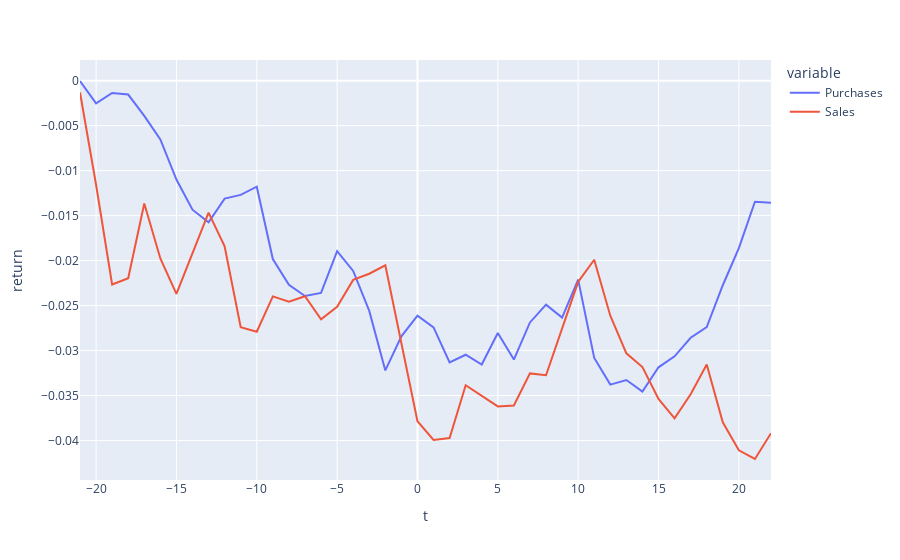

Write notebook code for a chart like this one.
### Code cell
def cumulative_returns_avg_by_ticker(tr_type):
    daily = daily_returns[daily_returns['type'] == tr_type].drop(columns=['type', 'amount'])
    cumulative = daily.copy()
    cumulative.iloc[:,:-1] = (daily.iloc[:,:-1]+1).cumprod(axis=1)
    return cumulative.groupby('ticker').mean().mean() - 1

df = pd.DataFrame({"Purchases": cumulative_returns_avg_by_ticker('Purchase'), "Sales": cumulative_returns_avg_by_ticker('Sale')})
px.line(df, labels={"index":"t", "value": "return"})

### Figure 1 — Plotly figure (JSON) as saved in the notebook; plotly's stock layout.template omitted (floating-point values rounded to 4 significant figures)
{"data": [{"hovertemplate": "variable=Purchases<br>t=%{x}<br>return=%{y}<extra></extra>", "legendgroup": "Purchases", "line": {"color": "#636efa", "dash": "solid"}, "mode": "lines", "name": "Purchases", "orientation": "v", "showlegend": true, "type": "scatter", "x": [-21, -20, -19, -18, -17, -16, -15, -14, -13, -12, -11, -10, -9, -8, -7, -6, -5, -4, -3, -2, -1, 0, 1, 2, 3, 4, 5, 6, 7, 8, 9, 10, 11, 12, 13, 14, 15, 16, 17, 18, 19, 20, 21, 22], "xaxis": "x", "y": [-3.435e-05, -0.002519, -0.001365, -0.001542, -0.003907, -0.006525, -0.01099, -0.01434, -0.01573, -0.01311, -0.0127, -0.01178, -0.01982, -0.02269, -0.02393, -0.0236, -0.01895, -0.02115, -0.0256, -0.03221, -0.02842, -0.02612, -0.02743, -0.03132, -0.03047, -0.03155, -0.02804, -0.03101, -0.02688, -0.0249, -0.02634, -0.02212, -0.03083, -0.03379, -0.03328, -0.03456, -0.03186, -0.03064, -0.02858, -0.02739, -0.02274, -0.01862, -0.01345, -0.01356], "yaxis": "y"}, {"hovertemplate": "variable=Sales<br>t=%{x}<br>return=%{y}<extra></extra>", "legendgroup": "Sales", "line": {"color": "#EF553B", "dash": "solid"}, "mode": "lines", "name": "Sales", "orientation": "v", "showlegend": true, "type": "scatter", "x": [-21, -20, -19, -18, -17, -16, -15, -14, -13, -12, -11, -10, -9, -8, -7, -6, -5, -4, -3, -2, -1, 0, 1, 2, 3, 4, 5, 6, 7, 8, 9, 10, 11, 12, 13, 14, 15, 16, 17, 18, 19, 20, 21, 22], "xaxis": "x", "y": [-0.001313, -0.01156, -0.02266, -0.02195, -0.01366, -0.01976, -0.0237, -0.01912, -0.01466, -0.01843, -0.02741, -0.02791, -0.02398, -0.02457, -0.02397, -0.02653, -0.02513, -0.02214, -0.02146, -0.02053, -0.02931, -0.03785, -0.03995, -0.03972, -0.03386, -0.03503, -0.03621, -0.03611, -0.03254, -0.03275, -0.02758, -0.02236, -0.01991, -0.02613, -0.0303, -0.03184, -0.03538, -0.03753, -0.03486, -0.03156, -0.03798, -0.0411, -0.04206, -0.03919], "yaxis": "y"}], "layout": {"legend": {"title": {"text": "variable"}, "tracegroupgap": 0}, "margin": {"t": 60}, "xaxis": {"anchor": "y", "domain": [0, 1], "title": {"text": "t"}}, "yaxis": {"anchor": "x", "domain": [0, 1], "title": {"text": "return"}}}}
